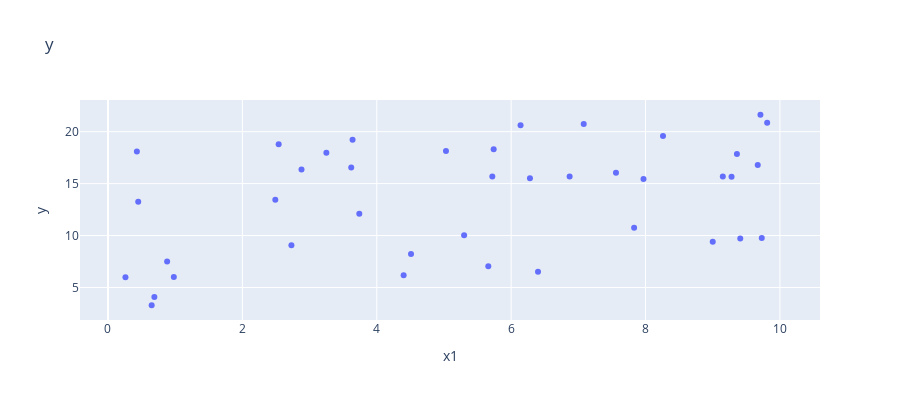

Notebook source saved alongside this figure:
### Code cell
fig = px.scatter(exercise, x="x1", y="y",height=400, title="y")
fig.show()

### Figure 1 — Plotly figure (JSON) as saved in the notebook; plotly's stock layout.template omitted (floating-point values rounded to 4 significant figures)
{"data": [{"hoverlabel": {"namelength": 0}, "hovertemplate": "x1=%{x}<br>y=%{y}", "legendgroup": "", "marker": {"color": "#636efa", "symbol": "circle"}, "mode": "markers", "name": "", "showlegend": false, "type": "scatter", "x": [6.87, 4.4, 0.43, 2.73, 3.25, 5.3, 7.08, 9.73, 4.51, 6.4, 5.72, 6.28, 6.14, 8.26, 9.41, 2.88, 5.74, 0.45, 3.74, 5.03, 9.67, 3.62, 2.54, 9.15, 0.69, 7.97, 2.49, 9.81, 7.56, 0.98, 0.65, 9, 7.83, 0.26, 3.64, 9.28, 5.66, 9.71, 9.36, 0.88, 9.87, 9.99, 8.39, 0.8, 9.58, 4.82, 2.97, 8.8, 6.07, 0.19, 4.19, 5.39, 6.58, 2.36, 2.37, 1.52, 2.07, 6.7, 2.02, 9.63], "xaxis": "x", "y": [15.68, 6.18, 18.1, 9.07, 17.97, 10.04, 20.74, 9.76, 8.23, 6.52, 15.69, 15.51, 20.61, 19.58, 9.72, 16.36, 18.3, 13.26, 12.1, 18.15, 16.8, 16.55, 18.79, 15.68, 4.08, 15.45, 13.44, 20.86, 16.05, 6, 3.29, 9.41, 10.76, 5.98, 19.23, 15.67, 7.04, 21.63, 17.84, 7.49, null, null, null, null, null, null, null, null, null, null, null, null, null, null, null, null, null, null, null, null], "yaxis": "y"}], "layout": {"height": 400, "legend": {"tracegroupgap": 0}, "title": {"text": "y"}, "xaxis": {"anchor": "y", "domain": [0, 1], "title": {"text": "x1"}}, "yaxis": {"anchor": "x", "domain": [0, 1], "title": {"text": "y"}}}}
